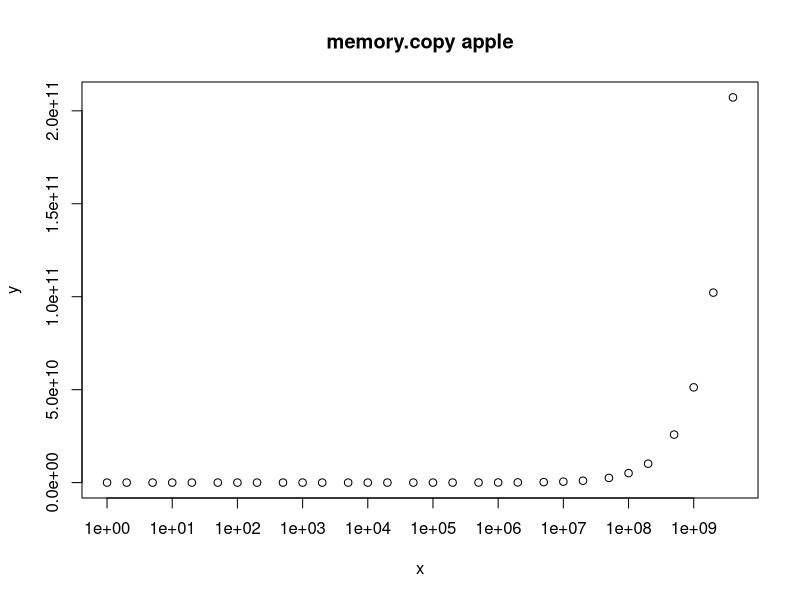

Write the R code that produced this figure.
# Input data
x <- c(1,2,5,10,20,50,100,200,500,1000,2000,5000,10000,20000,50000,100000,200000,500000,1000000,2000000,5000000,10000000,20000000,50000000,100000000,200000000,500000000,1000000000,2000000000,4000000000)
y <- c(1578000,1589900,1597100,1603100,1604000,1616100,1610500,1620300,1650200,1671400,1698800,1769300,1863100,2613500,4230900,6799900,12032000,27155000,52744000,103360000,254620000,507320000,1010800000,2526600000,5094600000,10171000000,25821000000,51241000000,102200000000,207220000000)

png("memory-copy-log.png")
plot(x, y, log = "x", main = "memory.copy apple")
